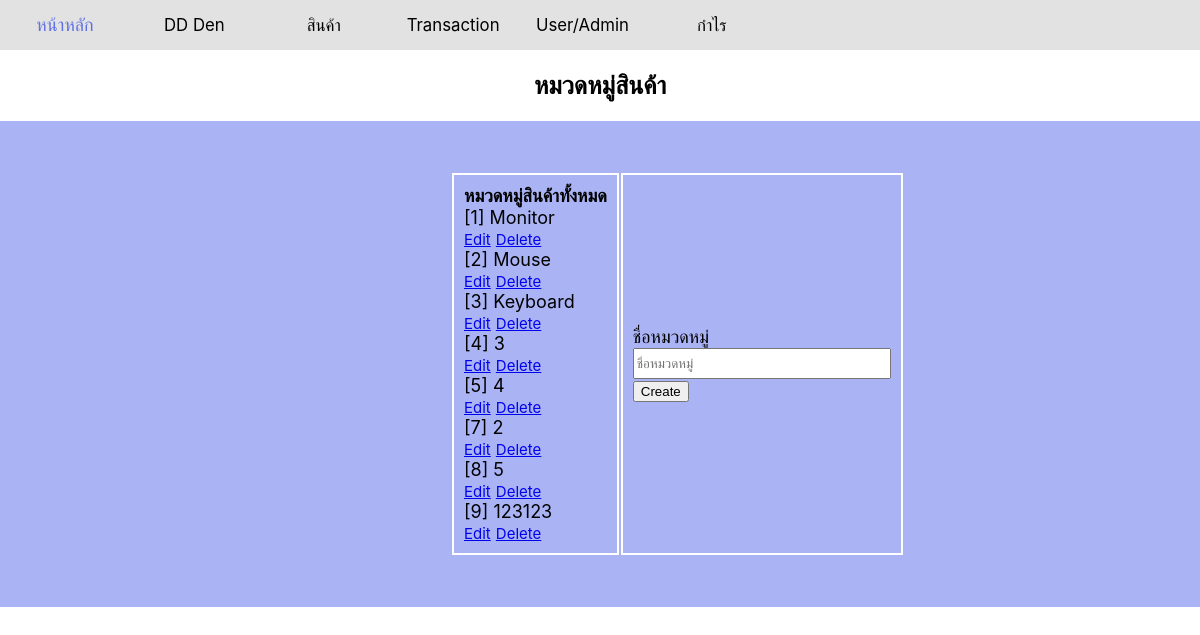
The app's page /admin/admin_cate.php with its own data.
### tables this page shows
CREATE TABLE `category` (
  `categoryID` int(11) NOT NULL,
  `Name` varchar(50) NOT NULL
);

### admin/admin_cate.php (the view, shortened to what this page needs)
<?php include 'assets/headAdmin.php'; ?>
<body>
<?php
    include 'connect.php';
    $query = "SELECT * FROM category";
    $result = mysqli_query($conn , $query);
?>
<div class="totalin"><a>หมวดหมู่สินค้า</a></div>
<form class="catepd" action="cate.php" method="POST">
    <ul>
	<table>
			<tr>
                <td>
                <a><b>หมวดหมู่สินค้าทั้งหมด</b></a><br>
                <?php foreach ($result as $row) {     ?>
                    [<?php echo $row['categoryID']; ?>]
                    <?php echo $row['Name']; ?><br>
                    <a href="editcate.php?categoryID=<?php echo $row['categoryID']; ?>" style="font-size:15px">Edit</a>
					<a href="delcate.php?categoryID=<?php echo $row['categoryID']; ?>" style="font-size:15px">Delete</a>
                    <br>
                <?php  } ?>
                </td>
				<td>
					<label>ชื่อหมวดหมู่</label><br>
					<input type="text" name="Name" placeholder="ชื่อหมวดหมู่">
					<br>
					<button type="submit"> Create </button>
				</td>
			</tr>
		</table>
    </ul>
</form>
</body>

### admin/admin1.css (style rules this page uses)
body { margin: 0; padding: 0; background: rgb(255, 255, 255); font-family: "Inter", sans-serif; font-size: .75em; }
.list table, th, td { border: 2px solid rgb(255, 255, 255); border-collapse: collapse; }
.datasale table, th, td { border: 2px solid rgb(255, 255, 255); border-collapse: collapse; padding: 10px; }
.tr table, th, td { border: 2px solid rgb(255, 255, 255); border-collapse: collapse; padding: 10px; }
.datauser table, th, td { border: 2px solid rgb(255, 255, 255); border-collapse: collapse; padding: 10px; }
.totalin { font-size: 25px; text-align: center; margin-top: 20px; margin-bottom: 20px; font-weight: bold; }
.catepd { background-color: rgb(170, 180, 245); height:auto; align-items: center; }
.catepd table { height: min-content; font-size: 18px; }
.catepd ul { margin-left: 30%; }
.catepd ul table { padding: 50px; }
.catepd input { height: 25px; width: 250px; }
.catepd a { font-size: 18px; }

### records on screen
category: categoryID "1", Name "Monitor"
category: categoryID "2", Name "Mouse"
category: categoryID "3", Name "Keyboard"
category: categoryID "4", Name "3"
category: categoryID "5", Name "4"
category: categoryID "7", Name "2"
category: categoryID "8", Name "5"
category: categoryID "9", Name "123123"
